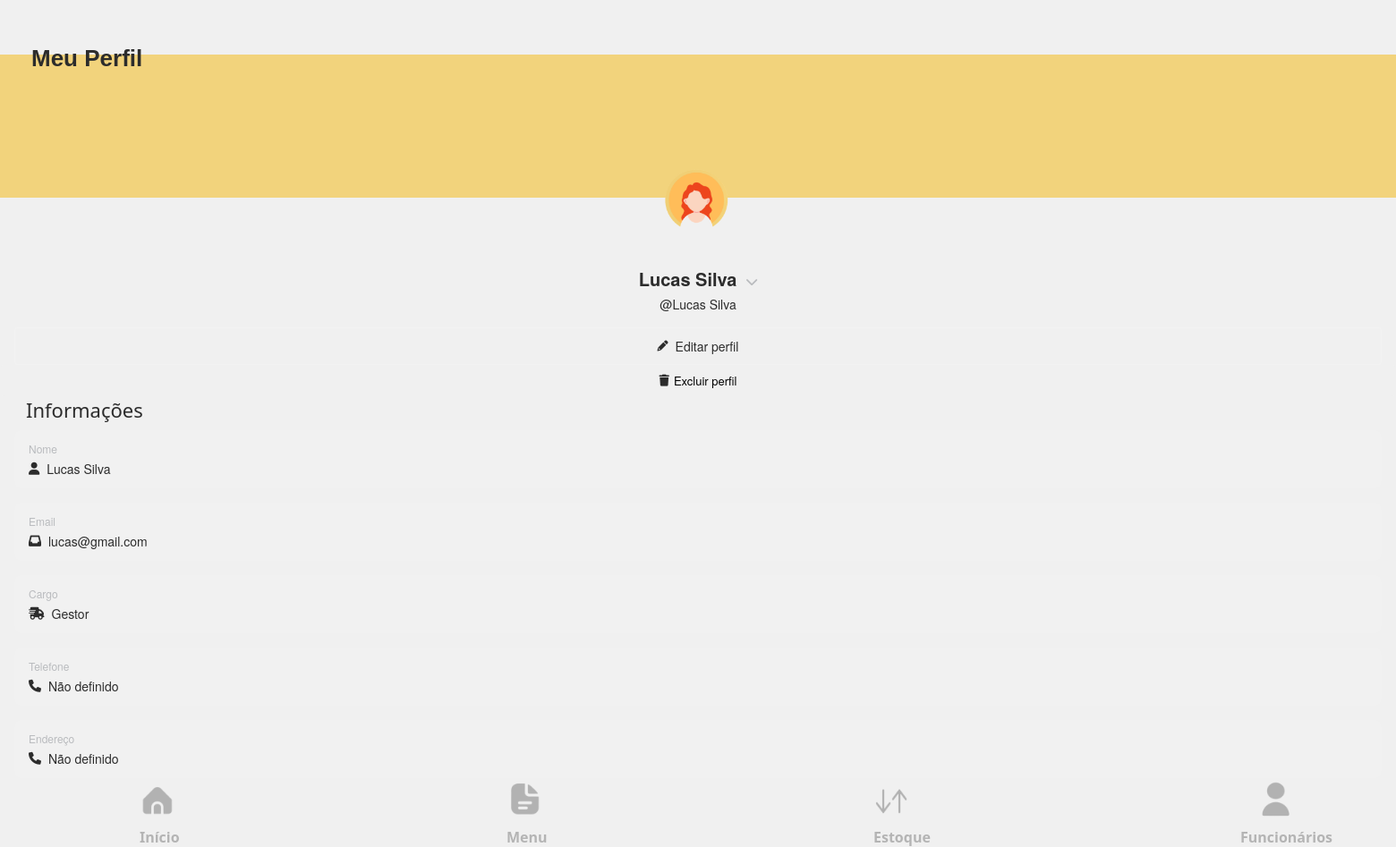
Screenshot of /public/meu_perfil_beta.php (signed in) with the database file from the repository.
### tables this page shows
CREATE TABLE IF NOT EXISTS `usuarios` (
    `idusuarios` INT PRIMARY KEY NOT NULL AUTO_INCREMENT,
    `nome_usuarios` VARCHAR(87) NOT NULL,
    `email_usuarios` VARCHAR(87) NOT NULL UNIQUE,
    `senha_usuarios` VARCHAR(87) NOT NULL,
    `cpf_usuarios` CHAR(11) NOT NULL,
    `perfil` ENUM('Gestor', 'Usuario', 'Administrador') NOT NULL DEFAULT 'usuario',
    `foto_usuarios` VARCHAR(255) DEFAULT NULL,
    telefone_usuario VARCHAR(20) NULL,
	endereco_usuario VARCHAR(255) NULL
);

### public/meu_perfil_beta.php (the view, shortened to what this page needs)
<?php
require_once(__DIR__ . '/../db/conn.php');
$email = $_SESSION["email_usuarios"];
$stmt = $conn->prepare("SELECT nome_usuarios, foto_usuarios, telefone_usuario, endereco_usuario, perfil
                        FROM usuarios
                        WHERE email_usuarios = ?");
$stmt->bind_param("s", $email);
$stmt->execute();
$resultado = $stmt->get_result();
$dados = $resultado->fetch_assoc();
$nome_usuarios    = $dados["nome_usuarios"] ?? "Usuário";
$foto_usuarios    = $dados["foto_usuarios"] ?? "";
$telefone_usuario = $dados["telefone_usuario"] ?? "Não definido";
$endereco_usuario = $dados["endereco_usuario"] ?? "Não definido";
$perfil           = $dados["perfil"] ?? "Não definido";
?>
<!DOCTYPE html>
<html lang="pt-BR">
<head>
    <link rel="stylesheet" href="https://cdnjs.cloudflare.com/ajax/libs/font-awesome/6.0.0-beta3/css/all.min.css">
    <link rel="stylesheet" href="../style/meu_perfil_beta.css">
</head>
<body>
    <a href="./dashboard.html" style=" text-decoration: none;">
        <h1 id="title">Meu Perfil</h1>
    </a>
    <div class="profile-container">
        <div class="banner"></div>
        <div class="profile-picture-container">
            <div class="profile-picture">
                <?php if (!empty($foto_usuarios)): ?>
                    <img src="<?php echo htmlspecialchars('./uploads/' . $foto_usuarios); ?>" alt="Profile Picture" id="profile-photo">
                <?php else: ?>
                    <img src="../src/assets/images/profile-login.png" alt="Profile Picture" id="profile-photo">
                <?php endif; ?>
            </div>
        </div>
        <div class="user-info">
            <div class="username">
                <h2><?php echo $nome_usuarios ?> <i class="fas fa-chevron-down"></i></h2>
            </div>
            <div class="nickname">
                <p>@<?php echo $nome_usuarios ?></p>
            </div>
        </div>
        <button class="edit-profile" type="submit" onclick="mudarFoto()" style="cursor: pointer;">
            <i class="fas fa-pencil-alt"></i> <a href="editar_meu_perfil_beta.php" style="text-decoration: none;"">Editar perfil</a>
            <form action=" excluir_dados_perfil.php" method="post"
                onsubmit="return confirm('Tem certeza que deseja excluir sua conta? Esta ação não pode ser desfeita?');"
                style="text-align:center; margin-top:10px;">
                <button type="submit"
                    style="background-color:#f0f0f0; color:black; border:none; padding:8px 12px;
                   border-radius:5px; cursor:pointer; font-size:13px; display:flex;
                   align-items:center; justify-content:center; gap:5px;">
                    <i class="fas fa-trash"></i> Excluir perfil
                </button>
                </form>
        </button>
        <div class="info">
            <p>Informações</p>
        </div>
        <div class="info-section">
            <div class="section-title">Nome</div>
            <div class="section-content">
                <i class="fa-solid fa-user"></i> <?php echo $nome_usuarios ?>
            </div>
        </div>
        <div class="info-section">
            <div class="section-title">Email</div>
            <div class="section-content">
                <i class="fa-solid fa-inbox"></i> <?php echo $email ?>
            </div>
        </div>
        <div class="info-section">
            <div class="section-title">Cargo</div>
            <div class="section-content">
                <i class="fa-solid fa-truck-fast"></i> <?php echo $perfil ?>
            </div>
        </div>
        <div class="info-section">
            <div class="section-title">Telefone</div>
            <div class="section-content">
                <i class="fa-solid fa-phone"></i> <?php echo $telefone_usuario ?>
            </div>
        </div>
        <div class="info-section">
            <div class="section-title">Endereço</div>
            <div class="section-content">
                <i class="fa-solid fa-phone"></i> <?php echo $endereco_usuario ?>
            </div>
        </div>
    </div>
    <div class="container-menu-bar" style="position: relative; bottom: 69px;">
        <div class="sections-menu-bar" id="press-effect">
            <img src="../src/assets/images/inicio-bar.png" alt="">
            <div id="incio">
                <a href="../public/pagina_inicial.php"><span>Início</span></a>
            </div>
        </div>
        <div class="sections-menu-bar" id="press-effect">
            <img src="../src/assets/images/menu-bar.png" alt="">
            <a href="../public/documentacoes.html"><span>Menu</span></a>
        </div>
        <div class="sections-menu-bar" id="press-effect">
            <img src="../src/assets/images/estoque-bar.png" alt="">
            <a href="../public/relatorios_e_analises.html"><span>Estoque</span></a>
        </div>
        <div class="sections-menu-bar" id="press-effect">
            <div id="funcionarios"><img src="../src/assets/images/funcionarios-bar.png" alt=""></div>
            <a href="../public/funcionarios.php"><span>Funcionários</span></a>
        </div>
    </div>
</body>
</html>

### style/meu_perfil_beta.css (style rules this page uses)
* { margin: 0; padding: 0; box-sizing: border-box; font-family: 'Helvetica Neue', Helvetica, Arial, sans-serif; color: #2C2C2C; }
body { background-color: #F0F0F0; height: 100vh; display: flex; flex-direction: column; overflow: hidden; }
.info p { font-family: system-ui, -apple-system, BlinkMacSystemFont, 'Segoe UI', Roboto, Oxygen, Ubuntu, Cantarell, 'Open Sans', 'Helvetica Neue', sans-serif; margin-left: 29px; font-size: 22px; }
.profile-container { flex: 1; display: flex; flex-direction: column; max-width: 100%; position: relative; padding-bottom: 60px; }
.banner { height: 20vh; background-color: rgb(242, 211, 124); background-size: cover; background-position: center; position: relative; }
.profile-picture-container { padding: 0 16px; margin-top: -50px; position: relative; justify-items: center; }
.profile-picture { position: relative; width: 100px; height: 100px; }
.profile-picture img { width: 100%; height: 100%; border-radius: 50%; color: #2c2c2c; object-fit: cover; }
.user-info { padding: 16px; margin-top: 10px; justify-items: center; }
.username { display: flex; align-items: center; margin-bottom: 4px; }
.username h2 { font-size: 20px; font-weight: 600; }
.username i { font-size: 14px; margin-left: 5px; color: #b9bbbe; }
.nickname { color: #b9bbbe; font-size: 14px; }
.edit-profile { background: rgba(255, 255, 255, 0.05); border: 1px solid rgba(255, 255, 255, 0.1); padding: 10px 16px; border-radius: 4px; margin: 0 16px; font-size: 14px; font-weight: 500; display: flex; align-items: center; justify-content: center; cursor: pointer; transition: background 0.2s; }
.edit-profile i { margin-right: 8px; font-size: 12px; }
.info-section, .action-section { background: rgba(255, 255, 255, 0.05); border-radius: 8px; margin: 8px 16px; padding: 12px 16px; }
.section-title { color: #b9bbbe; font-size: 12px; margin-bottom: 4px; }
.section-content { display: flex; align-items: center; font-size: 14px; }
.section-content i { margin-right: 8px; color: #2c2c2c; }
.container-menu-bar { position: relative; bottom: 65px; display: flex; justify-content: center; width: 100vw; height: 60px; gap: 350px; }
.sections-menu-bar { position: relative; left: 6px; width: 50px; height: 50px; margin-left: 10px; opacity: 0.3; }
.sections-menu-bar span { position: relative; left: 5px; font-family: system-ui, -apple-system, BlinkMacSystemFont, 'Segoe UI', Roboto, Oxygen, Ubuntu, Cantarell, 'Open Sans', 'Helvetica Neue', sans-serif; font-weight: 600; }
.sections-menu-bar a { text-decoration: none; }
.container-menu-bar img { width: 100%; }
#funcionarios { position: relative; left: 20px; }
h1 { position: relative; left: 35px; font-family: Arial, Helvetica, sans-serif; font-size: 26px; font-weight: bold; top: 20px; z-index: 1; }

### rows the page displays
usuarios: nome_usuarios "Lucas Silva", perfil "Gestor", telefone_usuario "Não definido", endereco_usuario "Não definido"

### other values shown
$email "lucas@gmail.com"
